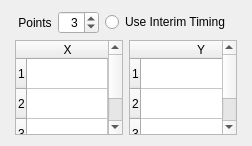
                   <widget class="QWidget" name="UPiecewiseLinear">
                    <property name="geometry">
                     <rect>
                      <x>0</x>
                      <y>0</y>
                      <width>252</width>
                      <height>146</height>
                     </rect>
                    </property>
                    <attribute name="label">
                     <string>Piecewise Linear</string>
                    </attribute>
                    <layout class="QGridLayout" name="gridLayout_97">
                     <item row="0" column="1">
                      <spacer name="verticalSpacer_45">
                       <property name="orientation">
                        <enum>Qt::Vertical</enum>
                       </property>
                       <property name="sizeHint" stdset="0">
                        <size>
                         <width>20</width>
                         <height>40</height>
                        </size>
                       </property>
                      </spacer>
                     </item>
                     <item row="1" column="0">
                      <spacer name="horizontalSpacer_36">
                       <property name="orientation">
                        <enum>Qt::Horizontal</enum>
                       </property>
                       <property name="sizeHint" stdset="0">
                        <size>
                         <width>122</width>
                         <height>20</height>
                        </size>
                       </property>
                      </spacer>
                     </item>
                     <item row="1" column="1">
                      <layout class="QVBoxLayout" name="verticalLayout_3">
                       <property name="sizeConstraint">
                        <enum>QLayout::SetMaximumSize</enum>
                       </property>
                       <item>
                        <layout class="QGridLayout" name="gridLayout_31">
                         <item row="0" column="0">
                          <layout class="QGridLayout" name="gridLayout_23">
                           <item row="0" column="0">
                            <widget class="QLabel" name="sfuPiecePtsLabel">
                             <property name="text">
                              <string> Points</string>
                             </property>
                            </widget>
                           </item>
                           <item row="0" column="1">
                            <widget class="QSpinBox" name="sfuPiecePtsSpin">
                             <property name="alignment">
                              <set>Qt::AlignRight|Qt::AlignTrailing|Qt::AlignVCenter</set>
                             </property>
                             <property name="minimum">
                              <number>1</number>
                             </property>
                             <property name="value">
                              <number>3</number>
                             </property>
                            </widget>
                           </item>
                          </layout>
                         </item>
                         <item row="0" column="1">
                          <widget class="QRadioButton" name="sfuPieceUseInterimRadio">
                           <property name="layoutDirection">
                            <enum>Qt::LeftToRight</enum>
                           </property>
                           <property name="text">
                            <string>Use Interim Timing  </string>
                           </property>
                          </widget>
                         </item>
                        </layout>
                       </item>
                       <item>
                        <layout class="QHBoxLayout" name="sfuPieceHorizontalLayout">
                         <property name="sizeConstraint">
                          <enum>QLayout::SetMaximumSize</enum>
                         </property>
                         <item>
                          <widget class="QTableWidget" name="sfuPieceTableX">
                           <property name="sizePolicy">
                            <sizepolicy hsizetype="Expanding" vsizetype="Expanding">
                             <horstretch>0</horstretch>
                             <verstretch>0</verstretch>
                            </sizepolicy>
                           </property>
                           <property name="minimumSize">
                            <size>
                             <width>0</width>
                             <height>0</height>
                            </size>
                           </property>
                           <property name="maximumSize">
                            <size>
                             <width>150</width>
                             <height>16777215</height>
                            </size>
                           </property>
                           <property name="baseSize">
                            <size>
                             <width>0</width>
                             <height>0</height>
                            </size>
                           </property>
                           <property name="font">
                            <font>
                             <kerning>false</kerning>
                            </font>
                           </property>
                           <property name="autoFillBackground">
                            <bool>true</bool>
                           </property>
                           <property name="showDropIndicator" stdset="0">
                            <bool>true</bool>
                           </property>
                           <property name="sortingEnabled">
                            <bool>false</bool>
                           </property>
                           <property name="rowCount">
                            <number>3</number>
                           </property>
                           <property name="columnCount">
                            <number>1</number>
                           </property>
                           <attribute name="horizontalHeaderCascadingSectionResizes">
                            <bool>true</bool>
                           </attribute>
                           <attribute name="horizontalHeaderDefaultSectionSize">
                            <number>50</number>
                           </attribute>
                           <attribute name="horizontalHeaderStretchLastSection">
                            <bool>true</bool>
                           </attribute>
                           <attribute name="verticalHeaderCascadingSectionResizes">
                            <bool>true</bool>
                           </attribute>
                           <attribute name="verticalHeaderStretchLastSection">
                            <bool>false</bool>
                           </attribute>
                           <row/>
                           <row/>
                           <row/>
                           <column>
                            <property name="text">
                             <string>X</string>
                            </property>
                           </column>
                           <item row="0" column="0">
                            <property name="text">
                             <string/>
                            </property>
                            <property name="textAlignment">
                             <set>AlignRight|AlignVCenter</set>
                            </property>
                           </item>
                           <item row="1" column="0">
                            <property name="text">
                             <string/>
                            </property>
                            <property name="textAlignment">
                             <set>AlignRight|AlignVCenter</set>
                            </property>
                           </item>
                           <item row="2" column="0">
                            <property name="text">
                             <string/>
                            </property>
                            <property name="textAlignment">
                             <set>AlignRight|AlignVCenter</set>
                            </property>
                           </item>
                          </widget>
                         </item>
                         <item>
                          <widget class="QTableWidget" name="sfuPieceTableY">
                           <property name="sizePolicy">
                            <sizepolicy hsizetype="Expanding" vsizetype="Expanding">
                             <horstretch>0</horstretch>
                             <verstretch>0</verstretch>
                            </sizepolicy>
                           </property>
                           <property name="minimumSize">
                            <size>
                             <width>0</width>
                             <height>0</height>
                            </size>
                           </property>
                           <property name="maximumSize">
                            <size>
                             <width>150</width>
                             <height>16777215</height>
                            </size>
                           </property>
                           <property name="baseSize">
                            <size>
                             <width>0</width>
                             <height>0</height>
                            </size>
                           </property>
                           <property name="font">
                            <font>
                             <kerning>false</kerning>
                            </font>
                           </property>
                           <property name="autoFillBackground">
                            <bool>true</bool>
                           </property>
                           <property name="showDropIndicator" stdset="0">
                            <bool>true</bool>
                           </property>
                           <property name="sortingEnabled">
                            <bool>false</bool>
                           </property>
                           <property name="rowCount">
                            <number>3</number>
                           </property>
                           <property name="columnCount">
                            <number>1</number>
                           </property>
                           <attribute name="horizontalHeaderCascadingSectionResizes">
                            <bool>true</bool>
                           </attribute>
                           <attribute name="horizontalHeaderDefaultSectionSize">
                            <number>120</number>
                           </attribute>
                           <attribute name="horizontalHeaderShowSortIndicator" stdset="0">
                            <bool>false</bool>
                           </attribute>
                           <attribute name="horizontalHeaderStretchLastSection">
                            <bool>true</bool>
                           </attribute>
                           <attribute name="verticalHeaderCascadingSectionResizes">
                            <bool>true</bool>
                           </attribute>
                           <attribute name="verticalHeaderShowSortIndicator" stdset="0">
                            <bool>false</bool>
                           </attribute>
                           <attribute name="verticalHeaderStretchLastSection">
                            <bool>false</bool>
                           </attribute>
                           <row/>
                           <row/>
                           <row/>
                           <column>
                            <property name="text">
                             <string>Y</string>
                            </property>
                           </column>
                           <item row="0" column="0">
                            <property name="text">
                             <string/>
                            </property>
                            <property name="textAlignment">
                             <set>AlignRight|AlignVCenter</set>
                            </property>
                           </item>
                           <item row="1" column="0">
                            <property name="text">
                             <string/>
                            </property>
                            <property name="textAlignment">
                             <set>AlignRight|AlignVCenter</set>
                            </property>
                           </item>
                           <item row="2" column="0">
                            <property name="text">
                             <string/>
                            </property>
                            <property name="textAlignment">
                             <set>AlignRight|AlignVCenter</set>
                            </property>
                           </item>
                          </widget>
                         </item>
                        </layout>
                       </item>
                      </layout>
                     </item>
                     <item row="1" column="2">
                      <spacer name="horizontalSpacer_37">
                       <property name="orientation">
                        <enum>Qt::Horizontal</enum>
                       </property>
                       <property name="sizeHint" stdset="0">
                        <size>
                         <width>122</width>
                         <height>20</height>
                        </size>
                       </property>
                      </spacer>
                     </item>
                     <item row="2" column="1">
                      <spacer name="verticalSpacer_44">
                       <property name="orientation">
                        <enum>Qt::Vertical</enum>
                       </property>
                       <property name="sizeHint" stdset="0">
                        <size>
                         <width>20</width>
                         <height>40</height>
                        </size>
                       </property>
                      </spacer>
                     </item>
                    </layout>
                   </widget>
